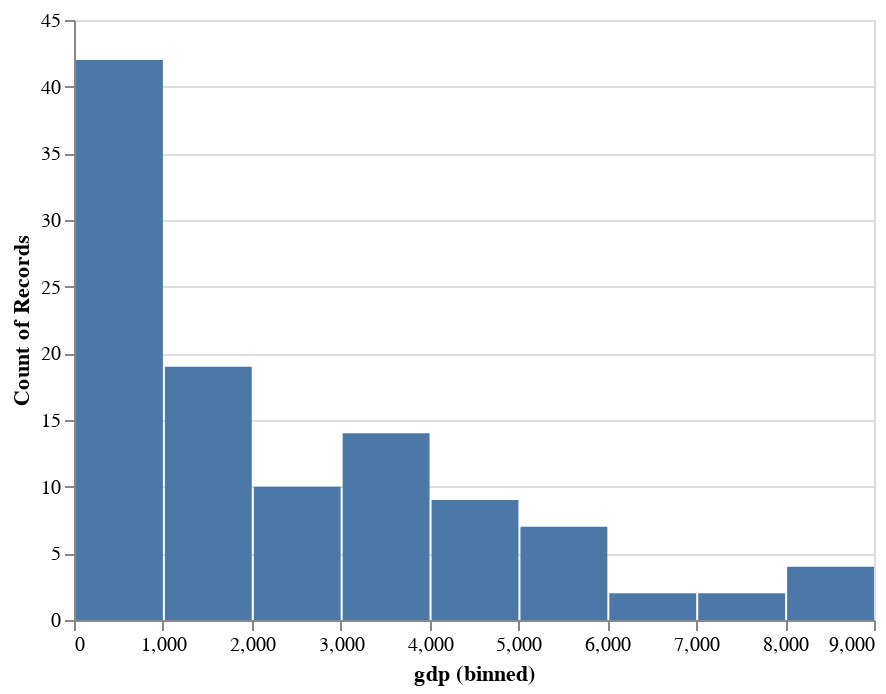

Write notebook code for a chart like this one.
### Markdown cell above
The table above displays the descriptive statistics of the quantitative variables. The count indicates the amount of rows present in the dataframe. For each dependent variable, there are 109 values. Since the variable 'year' is the same for all data, all descriptive statistics are equal to 2010.0. One thing about the descriptive statistics that stands out is the fact that, as mentioned earlier, the mean differs substantially from the median for both the 'gdp' and 'hiv/aids' variables. In addition, for the 'hiv/aids' variable, the first two quartiles (lower 50%) have the same value. This suggests a relatively high skewness of the distribution. This needs to be checked with a plot.

### Code cell
alt.Chart(Health_factors_definitive).mark_bar().encode(
    x=alt.X('gdp:Q', bin=alt.Bin(maxbins=10)),
    y='count():Q'
)

### Figure 1 — Vega-Lite specification as saved in the notebook (floating-point values rounded to 4 significant figures)
{"config": {"view": {"continuousWidth": 400, "continuousHeight": 300}}, "data": {"name": "data-4203d97b3550617b2bd06baec0c0ce0b"}, "mark": "bar", "encoding": {"x": {"bin": {"maxbins": 10}, "field": "gdp", "type": "quantitative"}, "y": {"aggregate": "count", "type": "quantitative"}}, "$schema": "https://vega.github.io/schema/vega-lite/v4.17.0.json", "datasets": {"data-4203d97b3550617b2bd06baec0c0ce0b": [{"country": "Afghanistan", "year": 2010, "gdp": 553.3, "hiv_aids": 0.1, "status": "Developing"}, {"country": "Albania", "year": 2010, "gdp": 494.4, "hiv_aids": 0.1, "status": "Developing"}, {"country": "Algeria", "year": 2010, "gdp": 4463.0, "hiv_aids": 0.1, "status": "Developing"}, {"country": "Angola", "year": 2010, "gdp": 3530.0, "hiv_aids": 2.5, "status": "Developing"}, {"country": "Argentina", "year": 2010, "gdp": 1276.0, "hiv_aids": 0.1, "status": "Developing"}, {"country": "Armenia", "year": 2010, "gdp": 3218.0, "hiv_aids": 0.1, "status": "Developing"}, {"country": "Azerbaijan", "year": 2010, "gdp": 5843.0, "hiv_aids": 0.1, "status": "Developing"}, {"country": "Bahrain", "year": 2010, "gdp": 2722.0, "hiv_aids": 0.1, "status": "Developing"}, {"country": "Bangladesh", "year": 2010, "gdp": 757.7, "hiv_aids": 0.1, "status": "Developing"}, {"country": "Barbados", "year": 2010, "gdp": 1596.0, "hiv_aids": 0.1, "status": "Developing"}, {"country": "Belarus", "year": 2010, "gdp": 63.39, "hiv_aids": 0.1, "status": "Developing"}, {"country": "Belgium", "year": 2010, "gdp": 4438.0, "hiv_aids": 0.1, "status": "Developed"}, {"country": "Belize", "year": 2010, "gdp": 4344.0, "hiv_aids": 0.2, "status": "Developing"}, {"country": "Benin", "year": 2010, "gdp": 757.7, "hiv_aids": 1.4, "status": "Developing"}, {"country": "Bhutan", "year": 2010, "gdp": 2179.0, "hiv_aids": 0.5, "status": "Developing"}, {"country": "Bosnia and Herzegovina", "year": 2010, "gdp": 4611.0, "hiv_aids": 0.1, "status": "Developing"}, {"country": "Bulgaria", "year": 2010, "gdp": 6843.0, "hiv_aids": 0.1, "status": "Developed"}, {"country": "Burkina Faso", "year": 2010, "gdp": 575.4, "hiv_aids": 1.0, "status": "Developing"}, {"country": "Burundi", "year": 2010, "gdp": 231.2, "hiv_aids": 1.9, "status": "Developing"}, {"country": "Cabo Verde", "year": 2010, "gdp": 3313.0, "hiv_aids": 0.4, "status": "Developing"}, {"country": "Cambodia", "year": 2010, "gdp": 785.7, "hiv_aids": 0.5, "status": "Developing"}, {"country": "Chile", "year": 2010, "gdp": 1286.0, "hiv_aids": 0.1, "status": "Developing"}, {"country": "China", "year": 2010, "gdp": 456.5, "hiv_aids": 0.1, "status": "Developing"}, {"country": "Colombia", "year": 2010, "gdp": 625.7, "hiv_aids": 0.1, "status": "Developing"}, {"country": "Comoros", "year": 2010, "gdp": 769.2, "hiv_aids": 0.1, "status": "Developing"}, {"country": "Costa Rica", "year": 2010, "gdp": 8199.0, "hiv_aids": 0.1, "status": "Developing"}, {"country": "Croatia", "year": 2010, "gdp": 1356.0, "hiv_aids": 0.1, "status": "Developed"}, {"country": "Cuba", "year": 2010, "gdp": 5676.0, "hiv_aids": 0.1, "status": "Developing"}, {"country": "Cyprus", "year": 2010, "gdp": 3818.0, "hiv_aids": 0.1, "status": "Developed"}, {"country": "Denmark", "year": 2010, "gdp": 5841.0, "hiv_aids": 0.1, "status": "Developed"}, {"country": "Dominican Republic", "year": 2010, "gdp": 5452.0, "hiv_aids": 0.9, "status": "Developing"}, {"country": "Ecuador", "year": 2010, "gdp": 4657.0, "hiv_aids": 0.1, "status": "Developing"}, {"country": "El Salvador", "year": 2010, "gdp": 3474.0, "hiv_aids": 0.3, "status": "Developing"}, {"country": "Eritrea", "year": 2010, "gdp": 482.1, "hiv_aids": 0.9, "status": "Developing"}, {"country": "Ethiopia", "year": 2010, "gdp": 341.4, "hiv_aids": 1.7, "status": "Developing"}, {"country": "Fiji", "year": 2010, "gdp": 3652.0, "hiv_aids": 0.1, "status": "Developing"}, {"country": "Finland", "year": 2010, "gdp": 4622.0, "hiv_aids": 0.1, "status": "Developing"}, {"country": "France", "year": 2010, "gdp": 473.3, "hiv_aids": 0.1, "status": "Developing"}, {"country": "Georgia", "year": 2010, "gdp": 2964.0, "hiv_aids": 0.1, "status": "Developing"}, {"country": "Ghana", "year": 2010, "gdp": 1313.0, "hiv_aids": 1.9, "status": "Developing"}, {"country": "Grenada", "year": 2010, "gdp": 7366.0, "hiv_aids": 0.1, "status": "Developing"}, {"country": "Guatemala", "year": 2010, "gdp": 2826.0, "hiv_aids": 0.4, "status": "Developing"}, {"country": "Guinea", "year": 2010, "gdp": 438.8, "hiv_aids": 2.2, "status": "Developing"}, {"country": "Guyana", "year": 2010, "gdp": 326.3, "hiv_aids": 0.4, "status": "Developing"}, {"country": "Haiti", "year": 2010, "gdp": 662.3, "hiv_aids": 1.9, "status": "Developing"}, {"country": "Honduras", "year": 2010, "gdp": 1933.0, "hiv_aids": 0.4, "status": "Developing"}, {"country": "Hungary", "year": 2010, "gdp": 1326.0, "hiv_aids": 0.1, "status": "Developed"}, {"country": "India", "year": 2010, "gdp": 1346.0, "hiv_aids": 0.2, "status": "Developing"}, {"country": "Indonesia", "year": 2010, "gdp": 3113.0, "hiv_aids": 0.3, "status": "Developing"}, {"country": "Iraq", "year": 2010, "gdp": 452.7, "hiv_aids": 0.1, "status": "Developing"}, {"country": "Israel", "year": 2010, "gdp": 3662.0, "hiv_aids": 0.1, "status": "Developing"}, {"country": "Jamaica", "year": 2010, "gdp": 4683.0, "hiv_aids": 0.5, "status": "Developing"}, {"country": "Japan", "year": 2010, "gdp": 4458.0, "hiv_aids": 0.1, "status": "Developed"}, {"country": "Jordan", "year": 2010, "gdp": 3679.0, "hiv_aids": 0.1, "status": "Developing"}, {"country": "Kazakhstan", "year": 2010, "gdp": 97.65, "hiv_aids": 0.1, "status": "Developing"}, {"country": "Kiribati", "year": 2010, "gdp": 1493.0, "hiv_aids": 0.1, "status": "Developing"}, {"country": "Lebanon", "year": 2010, "gdp": 8764.0, "hiv_aids": 0.1, "status": "Developing"}, {"country": "Liberia", "year": 2010, "gdp": 327.4, "hiv_aids": 1.8, "status": "Developing"}, {"country": "Libya", "year": 2010, "gdp": 1213.0, "hiv_aids": 0.1, "status": "Developing"}, {"country": "Madagascar", "year": 2010, "gdp": 412.7, "hiv_aids": 0.5, "status": "Developing"}, {"country": "Malaysia", "year": 2010, "gdp": 971.4, "hiv_aids": 0.1, "status": "Developing"}, {"country": "Maldives", "year": 2010, "gdp": 633.8, "hiv_aids": 0.1, "status": "Developing"}, {"country": "Mali", "year": 2010, "gdp": 78.38, "hiv_aids": 1.5, "status": "Developing"}, {"country": "Malta", "year": 2010, "gdp": 2188.0, "hiv_aids": 0.1, "status": "Developed"}, {"country": "Mauritania", "year": 2010, "gdp": 123.4, "hiv_aids": 1.2, "status": "Developing"}, {"country": "Mauritius", "year": 2010, "gdp": 8.376, "hiv_aids": 0.2, "status": "Developing"}, {"country": "Mexico", "year": 2010, "gdp": 8960.0, "hiv_aids": 0.1, "status": "Developing"}, {"country": "Mongolia", "year": 2010, "gdp": 265.4, "hiv_aids": 0.1, "status": "Developing"}, {"country": "Montenegro", "year": 2010, "gdp": 6682.0, "hiv_aids": 0.1, "status": "Developing"}, {"country": "Morocco", "year": 2010, "gdp": 2834.0, "hiv_aids": 0.1, "status": "Developing"}, {"country": "Myanmar", "year": 2010, "gdp": 987.7, "hiv_aids": 0.5, "status": "Developing"}, {"country": "Nepal", "year": 2010, "gdp": 592.2, "hiv_aids": 0.2, "status": "Developing"}, {"country": "Netherlands", "year": 2010, "gdp": 5338.0, "hiv_aids": 0.1, "status": "Developed"}, {"country": "Nicaragua", "year": 2010, "gdp": 1526.0, "hiv_aids": 0.1, "status": "Developing"}, {"country": "Niger", "year": 2010, "gdp": 348.2, "hiv_aids": 0.9, "status": "Developing"}, {"country": "Oman", "year": 2010, "gdp": 1929.0, "hiv_aids": 0.1, "status": "Developing"}, {"country": "Pakistan", "year": 2010, "gdp": 14.14, "hiv_aids": 0.1, "status": "Developing"}, {"country": "Panama", "year": 2010, "gdp": 7937.0, "hiv_aids": 0.1, "status": "Developing"}, {"country": "Papua New Guinea", "year": 2010, "gdp": 1367.0, "hiv_aids": 1.1, "status": "Developing"}, {"country": "Paraguay", "year": 2010, "gdp": 3226.0, "hiv_aids": 0.1, "status": "Developing"}, {"country": "Peru", "year": 2010, "gdp": 522.5, "hiv_aids": 0.2, "status": "Developing"}, {"country": "Philippines", "year": 2010, "gdp": 2129.0, "hiv_aids": 0.1, "status": "Developing"}, {"country": "Qatar", "year": 2010, "gdp": 736.2, "hiv_aids": 0.1, "status": "Developing"}, {"country": "Romania", "year": 2010, "gdp": 8297.0, "hiv_aids": 0.1, "status": "Developed"}, {"country": "Russian Federation", "year": 2010, "gdp": 1675.0, "hiv_aids": 0.2, "status": "Developing"}, {"country": "Rwanda", "year": 2010, "gdp": 563.5, "hiv_aids": 2.3, "status": "Developing"}, {"country": "Samoa", "year": 2010, "gdp": 3453.0, "hiv_aids": 0.1, "status": "Developing"}, {"country": "Sao Tome and Principe", "year": 2010, "gdp": 1130.0, "hiv_aids": 0.5, "status": "Developing"}, {"country": "Senegal", "year": 2010, "gdp": 11.63, "hiv_aids": 0.4, "status": "Developing"}, {"country": "Serbia", "year": 2010, "gdp": 5412.0, "hiv_aids": 0.1, "status": "Developing"}, {"country": "Seychelles", "year": 2010, "gdp": 184.7, "hiv_aids": 0.1, "status": "Developing"}, {"country": "Sierra Leone", "year": 2010, "gdp": 45.13, "hiv_aids": 1.6, "status": "Developing"}, {"country": "Solomon Islands", "year": 2010, "gdp": 1272.0, "hiv_aids": 0.1, "status": "Developing"}, {"country": "Spain", "year": 2010, "gdp": 3736.0, "hiv_aids": 0.1, "status": "Developed"}, {"country": "Sri Lanka", "year": 2010, "gdp": 2820.0, "hiv_aids": 0.1, "status": "Developing"}, {"country": "Sudan", "year": 2010, "gdp": 1476.0, "hiv_aids": 0.3, "status": "Developing"}, {"country": "Suriname", "year": 2010, "gdp": 833.3, "hiv_aids": 0.5, "status": "Developing"}, {"country": "Sweden", "year": 2010, "gdp": 5276.0, "hiv_aids": 0.1, "status": "Developed"}, {"country": "Tajikistan", "year": 2010, "gdp": 738.3, "hiv_aids": 0.2, "status": "Developing"}, {"country": "Thailand", "year": 2010, "gdp": 575.3, "hiv_aids": 0.2, "status": "Developing"}, {"country": "Timor-Leste", "year": 2010, "gdp": 849.9, "hiv_aids": 0.1, "status": "Developing"}, {"country": "Tonga", "year": 2010, "gdp": 3548.0, "hiv_aids": 0.1, "status": "Developing"}, {"country": "Tunisia", "year": 2010, "gdp": 414.2, "hiv_aids": 0.1, "status": "Developing"}, {"country": "Turkey", "year": 2010, "gdp": 1673.0, "hiv_aids": 0.1, "status": "Developing"}, {"country": "Turkmenistan", "year": 2010, "gdp": 4439.0, "hiv_aids": 0.1, "status": "Developing"}, {"country": "Ukraine", "year": 2010, "gdp": 2965.0, "hiv_aids": 0.2, "status": "Developing"}, {"country": "United Arab Emirates", "year": 2010, "gdp": 3549.0, "hiv_aids": 0.1, "status": "Developing"}, {"country": "Uzbekistan", "year": 2010, "gdp": 1378.0, "hiv_aids": 0.2, "status": "Developing"}, {"country": "Vanuatu", "year": 2010, "gdp": 2966.0, "hiv_aids": 0.1, "status": "Developing"}]}}
